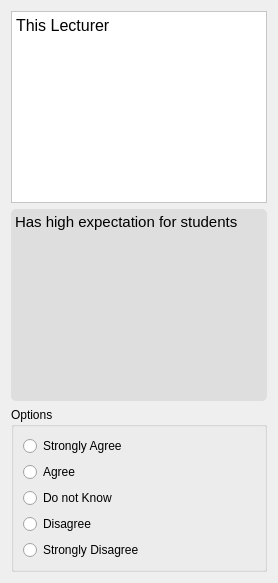
               <widget class="QWidget" name="page_49">
                <layout class="QVBoxLayout" name="verticalLayout_139">
                 <item>
                  <widget class="QTextBrowser" name="textBrowser_105">
                   <property name="styleSheet">
                    <string notr="true">background-color: rgb(255, 255, 255);</string>
                   </property>
                   <property name="html">
                    <string>&lt;!DOCTYPE HTML PUBLIC &quot;-//W3C//DTD HTML 4.0//EN&quot; &quot;http://www.w3.org/TR/REC-html40/strict.dtd&quot;&gt;
&lt;html&gt;&lt;head&gt;&lt;meta name=&quot;qrichtext&quot; content=&quot;1&quot; /&gt;&lt;style type=&quot;text/css&quot;&gt;
p, li { white-space: pre-wrap; }
&lt;/style&gt;&lt;/head&gt;&lt;body style=&quot; font-family:'Comic Sans MS'; font-size:10pt; font-weight:400; font-style:normal;&quot;&gt;
&lt;p style=&quot; margin-top:0px; margin-bottom:0px; margin-left:0px; margin-right:0px; -qt-block-indent:0; text-indent:0px;&quot;&gt;&lt;span style=&quot; font-family:'consolas'; font-size:12pt;&quot;&gt;This Lecturer&lt;/span&gt;&lt;/p&gt;&lt;/body&gt;&lt;/html&gt;</string>
                   </property>
                  </widget>
                 </item>
                 <item>
                  <widget class="QTextBrowser" name="textBrowser_106">
                   <property name="styleSheet">
                    <string notr="true">background-color: rgb(222, 222, 222);
border-radius: 5px;</string>
                   </property>
                   <property name="html">
                    <string>&lt;!DOCTYPE HTML PUBLIC &quot;-//W3C//DTD HTML 4.0//EN&quot; &quot;http://www.w3.org/TR/REC-html40/strict.dtd&quot;&gt;
&lt;html&gt;&lt;head&gt;&lt;meta name=&quot;qrichtext&quot; content=&quot;1&quot; /&gt;&lt;style type=&quot;text/css&quot;&gt;
p, li { white-space: pre-wrap; }
&lt;/style&gt;&lt;/head&gt;&lt;body style=&quot; font-family:'Comic Sans MS'; font-size:10pt; font-weight:400; font-style:normal;&quot;&gt;
&lt;p style=&quot; margin-top:0px; margin-bottom:0px; margin-left:0px; margin-right:0px; -qt-block-indent:0; text-indent:0px;&quot;&gt;&lt;span style=&quot; font-family:'consolas'; font-size:11pt;&quot;&gt;Has high expectation for students&lt;/span&gt;&lt;/p&gt;&lt;/body&gt;&lt;/html&gt;</string>
                   </property>
                  </widget>
                 </item>
                 <item>
                  <widget class="QGroupBox" name="groupBox_37">
                   <property name="styleSheet">
                    <string notr="true">QRadionButton:{
	font: 10pt &quot;Comic Sans MS&quot;;
}</string>
                   </property>
                   <property name="title">
                    <string>Options</string>
                   </property>
                   <property name="flat">
                    <bool>false</bool>
                   </property>
                   <layout class="QVBoxLayout" name="verticalLayout_140">
                    <item>
                     <layout class="QVBoxLayout" name="verticalLayout_141">
                      <item>
                       <widget class="QRadioButton" name="radioButton_11_6">
                        <property name="styleSheet">
                         <string notr="true"/>
                        </property>
                        <property name="text">
                         <string>Strongly Agree</string>
                        </property>
                       </widget>
                      </item>
                      <item>
                       <widget class="QRadioButton" name="radioButton_11_7">
                        <property name="text">
                         <string>Agree</string>
                        </property>
                       </widget>
                      </item>
                      <item>
                       <widget class="QRadioButton" name="radioButton_11_8">
                        <property name="text">
                         <string>Do not Know</string>
                        </property>
                       </widget>
                      </item>
                      <item>
                       <widget class="QRadioButton" name="radioButton_11_9">
                        <property name="text">
                         <string>Disagree</string>
                        </property>
                       </widget>
                      </item>
                      <item>
                       <widget class="QRadioButton" name="radioButton_11_10">
                        <property name="text">
                         <string>Strongly Disagree</string>
                        </property>
                       </widget>
                      </item>
                     </layout>
                    </item>
                   </layout>
                  </widget>
                 </item>
                </layout>
               </widget>
